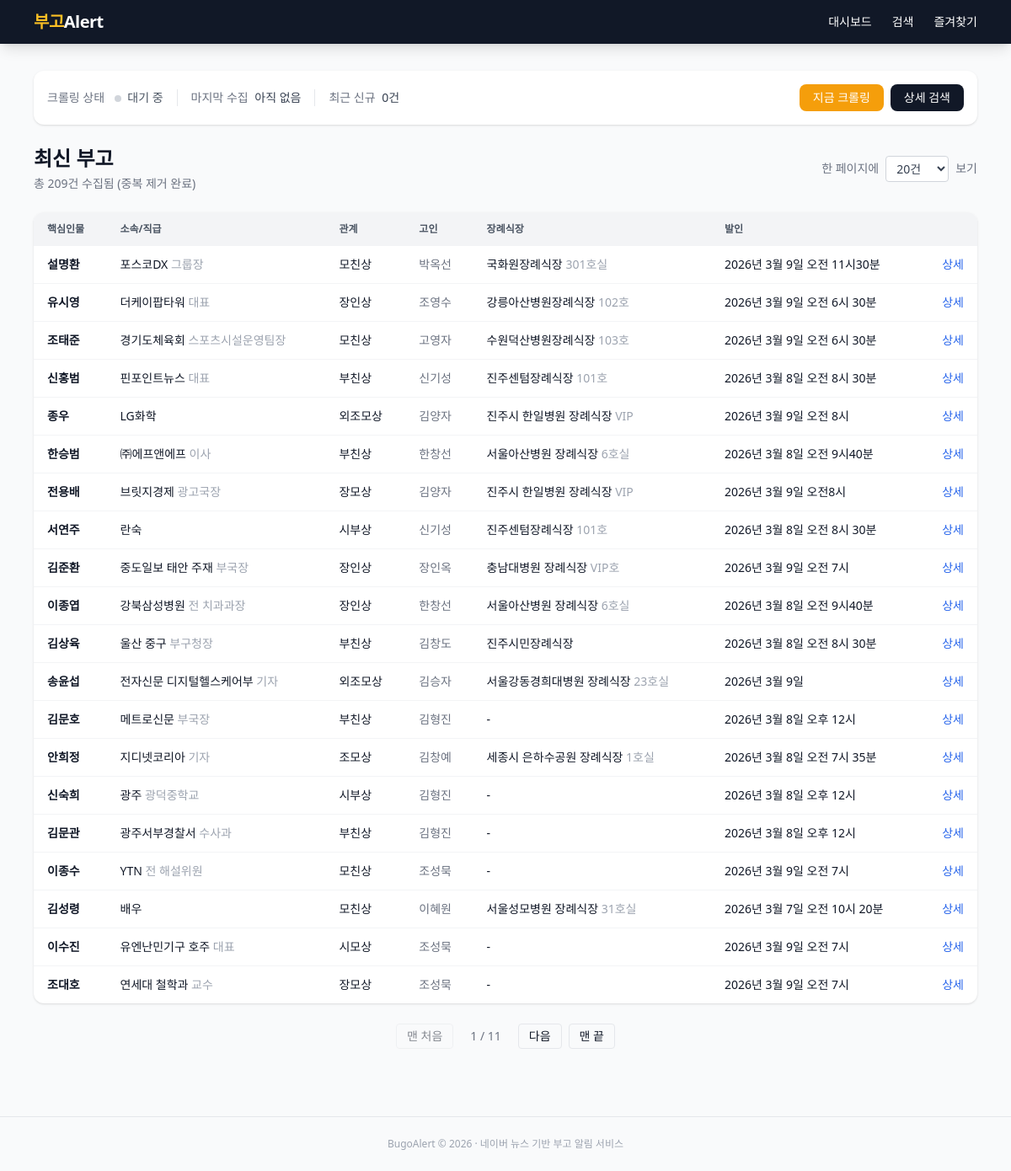
The page / on the database its author committed.
### app/models.py (models this page shows)
class Obituary(Base):
    __tablename__ = "obituaries"
    id = Column(Integer, primary_key=True, autoincrement=True)
    source_url = Column(String(512), nullable=False)
    title = Column(String(512), nullable=False)
    key_person = Column(String(100))
    organization = Column(String(200))
    position = Column(String(200))
    deceased_name = Column(String(100))
    deceased_age = Column(String(50))
    relationship = Column(String(100))
    related_persons = Column(Text)
    funeral_hall = Column(String(200))
    room_number = Column(String(50))
    funeral_date = Column(String(100))
    funeral_time = Column(String(50))
    contact = Column(String(100))
    remarks = Column(Text)
    raw_text = Column(Text)
    published_at = Column(DateTime)
    created_at = Column(DateTime, default=datetime.utcnow)
    dedup_key = Column(String(200), unique=True, nullable=True)
    __table_args__ = (
        Index("ix_obituaries_key_person", "key_person"),
        Index("ix_obituaries_org", "organization"),
        Index("ix_obituaries_published", "published_at"),
        Index("ix_obituaries_dedup", "dedup_key"),
        Index("ix_obituaries_source_url", "source_url"),
    )

### app/routers/obituaries.py (the view)
@router.get("/")
async def index(
    request: Request,
    db: Session = Depends(get_db),
    page: int = Query(1, ge=1),
    per_page: int = Query(20, ge=10, le=100),
):
    per_page = _valid_per_page(per_page)
    query = _search_query(db)
    total = query.count()
    obituaries = query.offset((page - 1) * per_page).limit(per_page).all()
    total_pages = max(1, (total + per_page - 1) // per_page)
    crawl_status = getattr(request.app.state, "crawl_status", {})
    return request.app.state.templates.TemplateResponse(
        "index.html",
        {
            "request": request,
            "obituaries": obituaries,
            "page": page,
            "total_pages": total_pages,
            "total": total,
            "per_page": per_page,
            "per_page_options": PER_PAGE_OPTIONS,
            "crawl_status": crawl_status,
        },
    )

### app/templates/index.html (shortened to what this page needs)
{% extends "base.html" %}
{% block content %}
<div class="bg-white rounded-xl shadow p-4 mb-6" id="crawl-panel">
  <div class="flex items-center justify-between">
    <div class="flex items-center gap-4 text-sm flex-wrap">
      <div>
        <span class="text-gray-500">크롤링 상태</span>
        <span id="crawl-indicator" class="ml-2 inline-block w-2 h-2 rounded-full
          {% if crawl_status.get('is_running') %}bg-amber-400 animate-pulse
          {% elif crawl_status.get('last_error') %}bg-red-400
          {% elif crawl_status.get('last_run') %}bg-green-400
          {% else %}bg-gray-300{% endif %}"></span>
        <span id="crawl-label" class="text-gray-600 ml-1">
          {% if crawl_status.get('is_running') %}진행 중...
          {% elif crawl_status.get('last_error') %}오류 발생
          {% elif crawl_status.get('last_run') %}정상
          {% else %}대기 중{% endif %}
        </span>
      </div>
      <div class="border-l pl-4">
        <span class="text-gray-500">마지막 수집</span>
        <span class="text-gray-700 ml-1 font-medium">
          {{ crawl_status.get('last_run').strftime('%m/%d %H:%M:%S') if crawl_status.get('last_run') else '아직 없음' }}
        </span>
      </div>
      <div class="border-l pl-4">
        <span class="text-gray-500">최근 신규</span>
        <span class="text-gray-700 ml-1 font-medium">{{ crawl_status.get('last_count', 0) }}건</span>
      </div>
    </div>
    <div class="flex items-center gap-2">
      <button onclick="runCrawl()"
              id="crawl-btn"
              class="px-4 py-1.5 bg-amber-500 text-white rounded-lg text-sm font-medium hover:bg-amber-600 transition disabled:opacity-50 disabled:cursor-not-allowed">
        지금 크롤링
      </button>
      <a href="/search"
         class="bg-gray-900 text-white px-4 py-1.5 rounded-lg text-sm font-medium hover:bg-gray-700 transition">
        상세 검색
      </a>
    </div>
  </div>
</div>
<div class="flex items-center justify-between mb-6 flex-wrap gap-4">
  <div>
    <h1 class="text-2xl font-bold">최신 부고</h1>
    <p class="text-gray-500 text-sm mt-1">총 {{ total }}건 수집됨 (중복 제거 완료)</p>
  </div>
  <div class="flex items-center gap-2 text-sm">
    <label for="per-page" class="text-gray-500">한 페이지에</label>
    <select id="per-page" onchange="location.href='/?page=1&per_page='+this.value"
            class="px-2 py-1 rounded border border-gray-300 text-gray-700 bg-white">
      {% for n in per_page_options %}
      <option value="{{ n }}" {% if per_page == n %}selected{% endif %}>{{ n }}건</option>
      {% endfor %}
    </select>
    <span class="text-gray-500">보기</span>
  </div>
</div>
{% if obituaries %}
<div class="bg-white rounded-xl shadow overflow-hidden">
  <table class="w-full text-sm">
    <thead class="bg-gray-100 text-gray-600 uppercase text-xs">
      <tr>
        <th class="px-4 py-3 text-left">핵심인물</th>
        <th class="px-4 py-3 text-left">소속/직급</th>
        <th class="px-4 py-3 text-left">관계</th>
        <th class="px-4 py-3 text-left">고인</th>
        <th class="px-4 py-3 text-left">장례식장</th>
        <th class="px-4 py-3 text-left">발인</th>
        <th class="px-4 py-3"></th>
      </tr>
    </thead>
    <tbody class="divide-y divide-gray-100">
      {% for o in obituaries %}
      <tr class="hover:bg-amber-50 transition">
        <td class="px-4 py-3 font-bold text-gray-900">{{ o.key_person or '-' }}</td>
        <td class="px-4 py-3">{{ o.organization or '-' }}{% if o.position %} <span class="text-gray-400">{{ o.position }}</span>{% endif %}</td>
        <td class="px-4 py-3">{{ o.relationship or '-' }}</td>
        <td class="px-4 py-3 text-gray-500">{{ o.deceased_name or '-' }}</td>
        <td class="px-4 py-3">{{ o.funeral_hall or '-' }}{% if o.room_number %} <span class="text-gray-400">{{ o.room_number }}</span>{% endif %}</td>
        <td class="px-4 py-3">{{ (o.funeral_date or '-')|format_funeral_date }} {{ o.funeral_time or '' }}</td>
        <td class="px-4 py-3 text-right">
          <a href="/obituary/{{ o.id }}" class="text-blue-600 hover:underline">상세</a>
        </td>
      </tr>
      {% endfor %}
    </tbody>
  </table>
</div>
{% if total_pages > 1 %}
<div class="flex justify-center items-center gap-2 mt-6 flex-wrap">
  <a href="/?page=1&per_page={{ per_page }}" class="px-3 py-1 rounded border text-sm hover:bg-gray-100 {% if page == 1 %}opacity-50 pointer-events-none{% endif %}">맨 처음</a>
  <span class="px-3 py-1 text-sm text-gray-500">{{ page }} / {{ total_pages }}</span>
  {% if page < total_pages %}
  <a href="/?page={{ page + 1 }}&per_page={{ per_page }}" class="px-3 py-1 rounded border text-sm hover:bg-gray-100">다음</a>
  {% endif %}
  <a href="/?page={{ total_pages }}&per_page={{ per_page }}" class="px-3 py-1 rounded border text-sm hover:bg-gray-100 {% if page == total_pages %}opacity-50 pointer-events-none{% endif %}">맨 끝</a>
</div>
{% endif %}
{% else %}
<div class="text-center py-20 text-gray-400">
  <p class="text-lg">수집된 부고가 없습니다</p>
  <p class="text-sm mt-2 mb-4">위의 <strong>지금 크롤링</strong> 버튼을 눌러 즉시 수집을 시작하세요</p>
</div>
{% endif %}
{% endblock %}

### app/templates/base.html (style rules this page uses)
html { font-size: clamp(14px, 2vw, 16px); }
body { font-size: 1rem; }

### rows shown on the page
Obituary: key_person "설명환", organization "포스코DX", position "그룹장", relationship "모친상", deceased_name "박옥선", funeral_hall "국화원장례식장", room_number "301호실", funeral_date "2026년 3월 9일", funeral_time "오전 11시30분"
Obituary: key_person "유시영", organization "더케이팝타워", position "대표", relationship "장인상", deceased_name "조영수", funeral_hall "강릉아산병원장례식장", room_number "102호", funeral_date "2026년 3월 9일", funeral_time "오전 6시 30분"
Obituary: key_person "조태준", organization "경기도체육회", position "스포츠시설운영팀장", relationship "모친상", deceased_name "고영자", funeral_hall "수원덕산병원장례식장", room_number "103호", funeral_date "2026년 3월 9일", funeral_time "오전 6시 30분"
Obituary: key_person "신홍범", organization "핀포인트뉴스", position "대표", relationship "부친상", deceased_name "신기성", funeral_hall "진주센텀장례식장", room_number "101호", funeral_date "2026년 3월 8일", funeral_time "오전 8시 30분"
Obituary: key_person "종우", organization "LG화학", relationship "외조모상", deceased_name "김양자", funeral_hall "진주시 한일병원 장례식장", room_number "VIP", funeral_date "2026년 3월 9일", funeral_time "오전 8시"
Obituary: key_person "한승범", organization "㈜에프앤에프", position "이사", relationship "부친상", deceased_name "한창선", funeral_hall "서울아산병원 장례식장", room_number "6호실", funeral_date "2026년 3월 8일", funeral_time "오전 9시40분"
Obituary: key_person "전용배", organization "브릿지경제", position "광고국장", relationship "장모상", deceased_name "김양자", funeral_hall "진주시 한일병원 장례식장", room_number "VIP", funeral_date "2026년 3월 9일", funeral_time "오전8시"
Obituary: key_person "서연주", organization "란숙", relationship "시부상", deceased_name "신기성", funeral_hall "진주센텀장례식장", room_number "101호", funeral_date "2026년 3월 8일", funeral_time "오전 8시 30분"
Obituary: key_person "김준환", organization "중도일보 태안 주재", position "부국장", relationship "장인상", deceased_name "장인옥", funeral_hall "충남대병원 장례식장", room_number "VIP호", funeral_date "2026년 3월 9일", funeral_time "오전 7시"
Obituary: key_person "이종엽", organization "강북삼성병원", position "전 치과과장", relationship "장인상", deceased_name "한창선", funeral_hall "서울아산병원 장례식장", room_number "6호실", funeral_date "2026년 3월 8일", funeral_time "오전 9시40분"
Obituary: key_person "김상육", organization "울산 중구", position "부구청장", relationship "부친상", deceased_name "김창도", funeral_hall "진주시민장례식장", funeral_date "2026년 3월 8일", funeral_time "오전 8시 30분"
Obituary: key_person "송윤섭", organization "전자신문 디지털헬스케어부", position "기자", relationship "외조모상", deceased_name "김승자", funeral_hall "서울강동경희대병원 장례식장", room_number "23호실", funeral_date "2026년 3월 9일"
Obituary: key_person "김문호", organization "메트로신문", position "부국장", relationship "부친상", deceased_name "김형진", funeral_hall "-", funeral_date "2026년 3월 8일", funeral_time "오후 12시"
Obituary: key_person "안희정", organization "지디넷코리아", position "기자", relationship "조모상", deceased_name "김창예", funeral_hall "세종시 은하수공원 장례식장", room_number "1호실", funeral_date "2026년 3월 8일", funeral_time "오전 7시 35분"
Obituary: key_person "신숙희", organization "광주", position "광덕중학교", relationship "시부상", deceased_name "김형진", funeral_hall "-", funeral_date "2026년 3월 8일", funeral_time "오후 12시"
Obituary: key_person "김문관", organization "광주서부경찰서", position "수사과", relationship "부친상", deceased_name "김형진", funeral_hall "-", funeral_date "2026년 3월 8일", funeral_time "오후 12시"
Obituary: key_person "이종수", organization "YTN", position "전 해설위원", relationship "모친상", deceased_name "조성묵", funeral_hall "-", funeral_date "2026년 3월 9일", funeral_time "오전 7시"
Obituary: key_person "김성령", organization "배우", relationship "모친상", deceased_name "이혜원", funeral_hall "서울성모병원 장례식장", room_number "31호실", funeral_date "2026년 3월 7일", funeral_time "오전 10시 20분"
Obituary: key_person "이수진", organization "유엔난민기구 호주", position "대표", relationship "시모상", deceased_name "조성묵", funeral_hall "-", funeral_date "2026년 3월 9일", funeral_time "오전 7시"
Obituary: key_person "조대호", organization "연세대 철학과", position "교수", relationship "장모상", deceased_name "조성묵", funeral_hall "-", funeral_date "2026년 3월 9일", funeral_time "오전 7시"

### other values the page prints
{{ crawl_status.get('last_count', 0) }} "0"
{{ total }} "209"
{{ page }} "1"
{{ total_pages }} "11"
form field value "20건"
